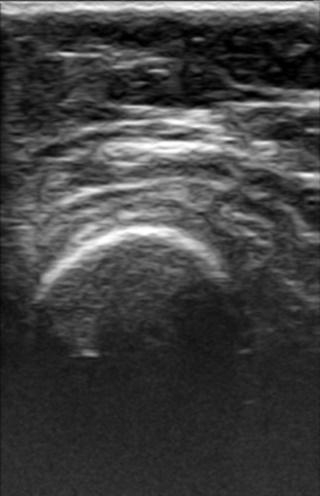
#> input picture images/3DUS_L_probe1_conf1_ds1.dcm_p296.jpg, 320 x 496 px, found by its file name
$ jupyter execute --allow-errors bone_probability_mapping.ipynb   (older library calls are emulated)
#> lines starting #> are read from the running program, lines starting #| are printed output that depends on the picture; after the words box and inside, x2 and y2 are one past the last pixel; in counts of white or black regions, pixels touching at a corner belong together
[cell 1]
import matplotlib.pyplot as plt
import numpy as np
import math
import cv2

## Open the image and displays it

[cell 2]
img = cv2.imread("../../Data/Images_set/3DUS_L_probe1_conf1_ds1.dcm_p296.jpg", 0)
#> img is the input picture: shape (496, 320); min 0, max 255, mean 65.1
# img = cv2.imread("example.png", 0)
plt.imshow(img, cmap='gray')

## Apply a Gaussian filter

[cell 3]
ksize = 25
blur = cv2.GaussianBlur(img,(ksize,ksize),0)
plt.imshow(blur, cmap='gray')

## Apply a threshold on the blurred image

[cell 4]
threshold = 0.2
ret,thresh = cv2.threshold(blur,round(threshold*255),1,cv2.THRESH_BINARY)
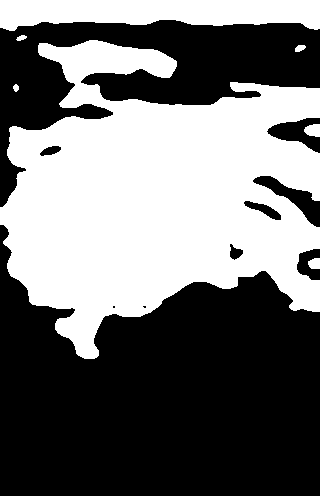
#> thresh: shape (496, 320); values 0 (black) and 1 (white), 44.7% white; 7 white regions, largest, box (x1, y1, x2, y2) and area: (0, 40, 320, 359) 62847, (0, 0, 320, 31) 7713, (304, 124, 320, 137) 167
#> ret = 51

# Remove the top layer
proportion = 0.2
height = round(proportion * img.shape[0])
#> height = 99
thresh[:height] = 0
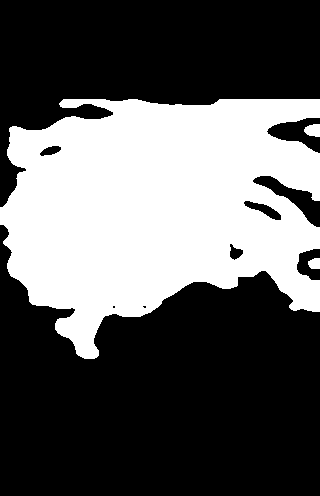
#> thresh: shape (496, 320); values 0 (black) and 1 (white), 36.6% white; 3 white regions, box (x1, y1, x2, y2) and area: (0, 99, 320, 359) 57766, (304, 124, 320, 137) 167, (308, 258, 320, 269) 113

plt.imshow(thresh, cmap='gray')

## Apply a Laplacian of Gaussian (LoG)

[cell 5]
laplacian = cv2.Laplacian(blur, ddepth=cv2.CV_16S, ksize=5)

# Only keep the negative pixels
laplacian = -laplacian
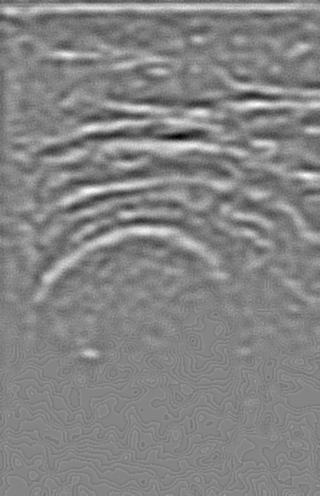
#> laplacian: shape (496, 320) int16; min -284, max 264, mean -0.1; drawn with min black and max white
laplacian = laplacian / np.max(laplacian)
laplacian = np.clip(laplacian, 0, 1)

plt.imshow(laplacian, cmap='gray')

## Shadow model

$\operatorname{Shadow}(a, b)=\frac{\sum_{j=a}^R G(j-a) I(j, b)}{\sum_{j=a}^R G(j-a)}$

[cell 6]
def gaussian(x, mu, sig):
    return np.exp(-np.power(x - mu, 2.) / (2 * np.power(sig, 2.)))

def shadow_value(img, mu=0, sigma=40):
#> called with mu = 0, sigma = 50
    shadow_img = np.zeros(img.shape)
    R, C = img.shape
#> R = 496; C = 320
    G = np.tile(gaussian(np.arange(R), mu, sigma), (C, 1)).T
    for a in range(R):
        I = img[a:]
        # Compute the numerator and denominator of the shadow formula
        numerator = np.sum(G[:R-a] * I, axis=0)
        denominator = np.sum(G[:R-a], axis=0)

        # Compute the shadow value and return it
        shadow_line = numerator / denominator
        shadow_img[a] = shadow_line
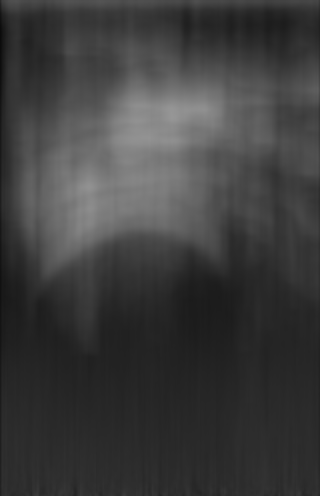
#> shadow_img: shape (496, 320) float64; min 11.52, max 150.7, mean 61.8

    return shadow_img

[cell 7]
shadow_image = shadow_value(img, sigma=50)
shadow_image = shadow_image / np.max(shadow_image)
shadow_image = 1 - shadow_image
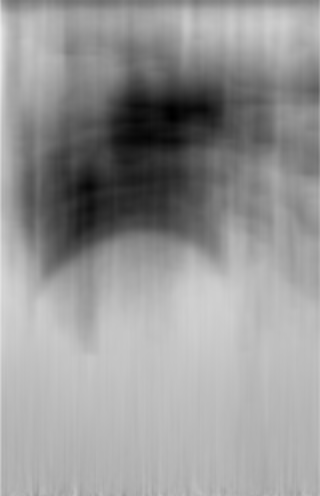
#> shadow_image: shape (496, 320) float64; min 0, max 0.924, mean 0.59
plt.imshow(shadow_image, cmap='gray')

## Log-Gabor filter

[cell 8]
number_scales = 5          # scale resolution
number_orientations = 8    # orientation resolution
N = 128                    # image dimensions
def getFilter(f_0, theta_0):
    # filter configuration
    scale_bandwidth =  0.996 * math.sqrt(2/3)
    angle_bandwidth =  0.996 * (1/math.sqrt(2)) * (np.pi/number_orientations)

    # x,y grid
    extent = np.arange(-N/2, N/2 + N%2)
    x, y = np.meshgrid(extent,extent)

    mid = int(N/2)
    ## orientation component ##
    theta = np.arctan2(y,x)
    center_angle = ((np.pi/number_orientations) * theta_0) if (f_0 % 2) \
                else ((np.pi/number_orientations) * (theta_0+0.5))

    # calculate (theta-center_theta), we calculate cos(theta-center_theta)
    # and sin(theta-center_theta) then use atan to get the required value,
    # this way we can eliminate the angular distance wrap around problem
    costheta = np.cos(theta)
    sintheta = np.sin(theta)
    ds = sintheta * math.cos(center_angle) - costheta * math.sin(center_angle)
    dc = costheta * math.cos(center_angle) + sintheta * math.sin(center_angle)
    dtheta = np.arctan2(ds,dc)

    orientation_component =  np.exp(-0.5 * (dtheta/angle_bandwidth)**2)

    ## frequency componenet ##
    # go to polar space
    raw = np.sqrt(x**2+y**2)
    # set origin to 1 as in the log space zero is not defined
    raw[mid,mid] = 1
    # go to log space
    raw = np.log2(raw)

    center_scale = math.log2(N) - f_0
    draw = raw-center_scale
    frequency_component = np.exp(-0.5 * (draw/ scale_bandwidth)**2)

    # reset origin to zero (not needed as it is already 0?)
    frequency_component[mid,mid] = 0

    return frequency_component * orientation_component, frequency_component, orientation_component

def get_filter_bank(img_size, number_scales, number_orientations):
    filter_bank = []

    # Loop over orientations and scales
    for o in range(number_orientations):
        for s in range(number_scales):

            filter_bank.append(getFilter(s+1, o))

    return filter_bank

[cell 9]
filter, freq_filter, orient_filter = getFilter(5, 1)

fig, (ax1, ax2, ax3) = plt.subplots(1, 3, figsize=(16, 5))
fig.suptitle('Filter, with frequency and orientation components')
ax1.imshow(filter)
ax2.imshow(freq_filter)
ax3.imshow(orient_filter)
plt.show()
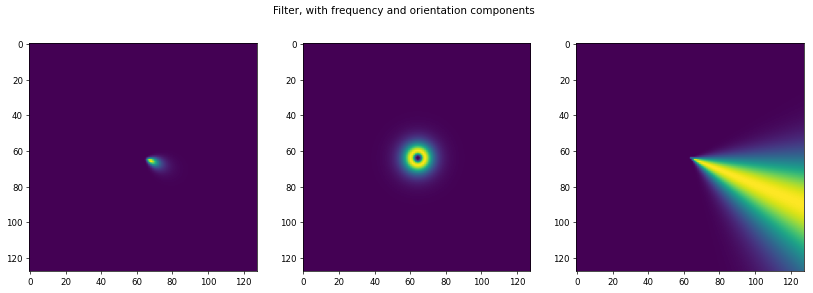
#> figure drawn by matplotlib, 3 panels

[cell 10]
filters = get_filter_bank(N, number_scales, number_orientations)

plt_img_size = 2
fig, axes = plt.subplots(number_scales, number_orientations, figsize=(number_orientations*plt_img_size, number_scales*plt_img_size))
fig.suptitle('Content of the filter bank')
for no in range(number_orientations):
    for ns in range(number_scales):
        axes[ns, no].imshow(filters[no*number_scales+ns][0])
        print(no*number_scales+ns)
plt.show()
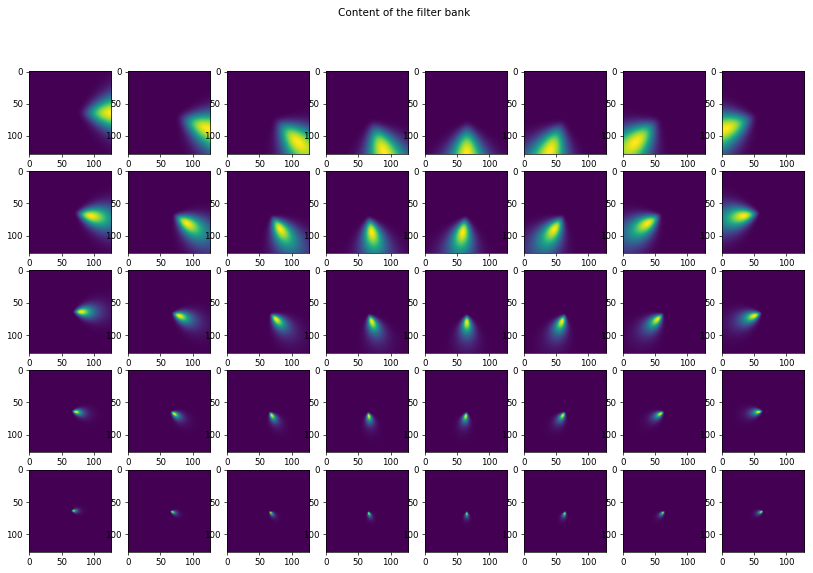
#> figure drawn by matplotlib, 40 panels

[cell 11]
def log_gabor_filter_bank(image_size, num_orientations=8, num_scales=5, min_frequency=0.1, max_frequency=0.4):
    # filter configuration
    scale_bandwidth =  0.996 * math.sqrt(2/3)
    angle_bandwidth =  0.996 * (1/math.sqrt(2)) * (np.pi/num_orientations)

    # Create a meshgrid for the frequency and orientation values
    image_width, image_length = image_size.shape()
    x, y = np.meshgrid(np.linspace(-image_width/2, image_width/2, image_width),
                       np.linspace(-image_length/2, image_length/2, image_length))
    radius = np.sqrt(x**2 + y**2)
    theta = np.arctan2(y, x)
    # theta[theta<0] += np.pi

    # Initialize filter bank
    filter_bank = []

    # Loop over orientations and scales
    for o in range(num_orientations):
        orientation = o*np.pi/num_orientations
        for s in range(num_scales):


            frequency = min_frequency*np.exp(s*np.log(max_frequency/min_frequency)/(num_scales-1))

            # Compute Gabor filter
            wavelength = 1/frequency
            phase = 0.5
            bandwidth = 1
            ellipticity = 0.5

            gamma = np.sqrt(2*np.log(2))/np.pi * (bandwidth + 0.5)/(bandwidth - 0.5)
            sigma_x = wavelength*gamma
            sigma_y = wavelength*gamma/ellipticity

            x_theta = x*np.cos(orientation) + y*np.sin(orientation)
            y_theta = -x*np.sin(orientation) + y*np.cos(orientation)

            gb_real = np.exp(-0.5*(x_theta**2/sigma_x**2 + y_theta**2/sigma_y**2)) * np.cos(2*np.pi*frequency*x_theta + phase)
            gb_imag = np.exp(-0.5*(x_theta**2/sigma_x**2 + y_theta**2/sigma_y**2)) * np.sin(2*np.pi*frequency*x_theta + phase)

            # Apply log-Gabor filter
            sigma_f = np.sqrt(np.log(2)/2) * (np.log(max_frequency) - np.log(min_frequency)) / (num_scales-1)
            filter = np.exp(-0.5*(np.log(radius/frequency)**2/sigma_f**2))
            filter *= gb_real + gb_imag

            # Normalize filter
            filter = filter - np.mean(filter)
            filter = filter / np.sum(np.abs(filter))

            # Append filter to filter bank
            filter_bank.append(filter)

    return filter_bank

img_size = (128, 128)
#> (the rest of this cell did not finish here and is left out)

## Integrated backscattering

$\operatorname{IBS}(a, b)= \displaystyle\sum_{i=1}^{b} I^2(a, i)$

[cell 12]
def IBS(img):
    squared_image = np.square(img)
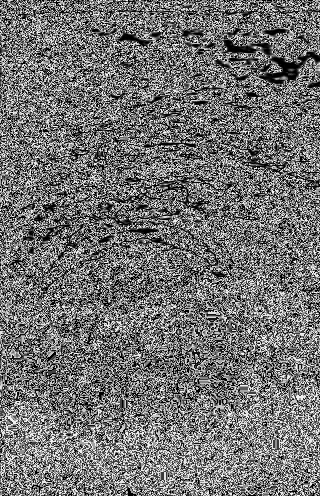
#> squared_image: shape (496, 320); min 0, max 249, mean 114.7

    # Cumulative sum of each row
    ibs = np.cumsum(squared_image, axis=0)
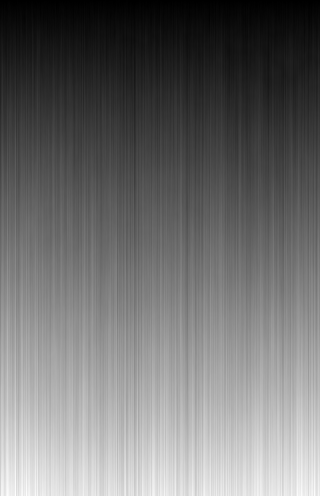
#> ibs: shape (496, 320) uint64; min 0, max 63035, mean 27565.5; drawn with min black and max white

    # Normalize between 0 and 1
    ibs = ibs / np.max(ibs)

    return ibs

ibs = IBS(img)
plt.imshow(ibs, cmap='gray')

## Final probability map

[cell 13]
thresh = thresh.astype(np.float64)
prob_map = laplacian * thresh * shadow_image * ibs
prob_map /= np.max(prob_map)
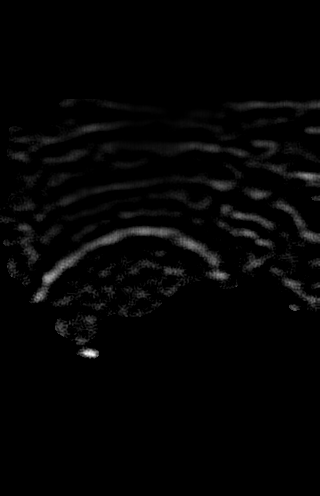
#> prob_map: shape (496, 320) float64; min 0, max 1, mean 0.0175

# Trim the values too low
threshold = 0.05

prob_map = np.clip(prob_map, threshold, 1)


plt.imshow(prob_map, cmap='gray')

$ run again, with bone-probability-mapping/example.png saved as images/3DUS_L_probe1_conf1_ds1.dcm_p296.jpg
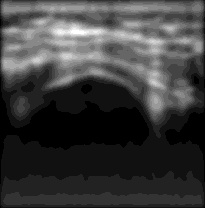
#> input picture bone-probability-mapping/example.png, 205 x 208 px, found by its file name
#> img is the input picture: shape (208, 205); min 0, max 255, mean 61.3
#> `ret,thresh = cv2.threshold(blur,round(threshold*255),1,cv2.THRESH_BINA..`:
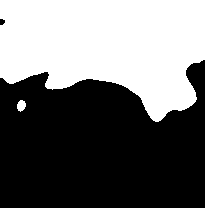
#> thresh: shape (208, 205); values 0 (black) and 1 (white), 42.9% white; 2 white regions, box (x1, y1, x2, y2) and area: (0, 0, 205, 122) 18230, (17, 100, 26, 112) 79
#> ret = 51
#> `prob_map /= np.max(prob_map)`:
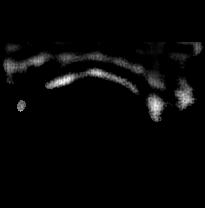
#> prob_map: shape (208, 205) float64; min 0, max 1, mean 0.0268

$ run again, with images/3DUS_L_probe1_conf1_ds1.dcm_p107.jpg copied over images/3DUS_L_probe1_conf1_ds1.dcm_p296.jpg
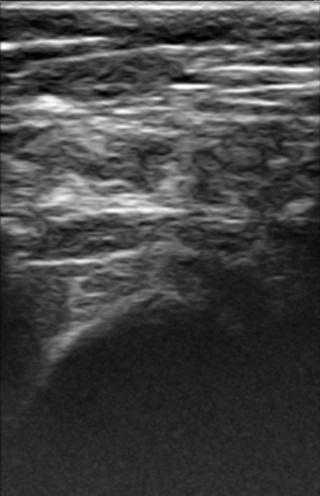
#> input picture images/3DUS_L_probe1_conf1_ds1.dcm_p107.jpg, 320 x 496 px, found by its file name
#> img is the input picture: shape (496, 320); min 0, max 255, mean 67.6
#> ret = 51
#> `prob_map /= np.max(prob_map)`:
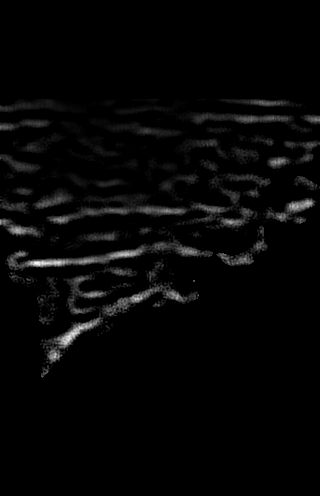
#> prob_map: shape (496, 320) float64; min 0, max 1, mean 0.024
